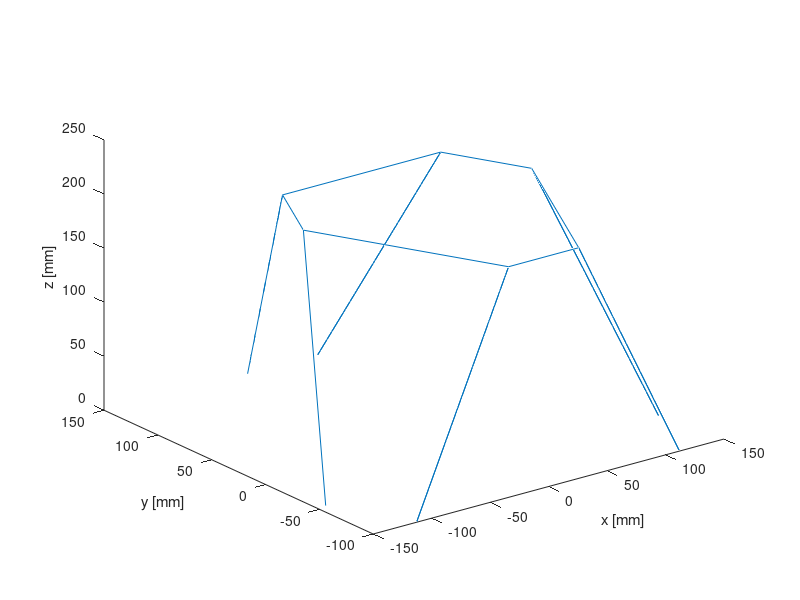

The MATLAB script that drew this image:
clc;

%desired position and orientation
p = [0; 0; 210];
a = 0;
b = 0;
y = 0;

a11 = cos(y)*cos(b);
a12 = (cos(y)*sin(b)*sin(a)) - (sin(y)*cos(a));
a13 = (cos(y)*sin(b)*cos(a)) + (sin(y)*sin(a));
a21 = sin(y)*cos(b);
a22 = (sin(y)*sin(b)*sin(a)) + (cos(y)*cos(a));
a23 = (sin(y)*sin(b)*cos(a)) - (cos(y)*sin(a));
a31 = -sin(b);
a32 = cos(b)*sin(a);
a33 = cos(b)*cos(a);

R = [a11 a12 a13; a21 a22 a23; a31 a32 a33];


%Punkter 
a1 = [-142.28; -47.5; 0];
a2 = [-112.28; -99.47; 0];
a3 = [112.28; -99.47; 0];
a4 = [142.28; -47.5; 0];
a5 = [30; 146.97; 0];
a6 = [-30; 146.97; 0];

b1 = [-97.61; 21.72; 0];
b2 = [-30; -95.39; 0];
b3 = [30; -95.39; 0];
b4 = [97.61; 21.72; 0];
b5 = [67.61; 73.68; 0];
b6 = [-67.61; 73.68; 0];



    %Calculate outputs
    s1 = p + R*b1 - a1;
    s2 = p + R*b2 - a2;
    s3 = p + R*b3 - a3;
    s4 = p + R*b4 - a4;
    s5 = p + R*b5 - a5;
    s6 = p + R*b6 - a6;
    
    length_s1 = sqrt(s1(1)^2 + s1(2)^2 + s1(3)^2);
    length_s2 = sqrt(s2(1)^2 + s2(2)^2 + s2(3)^2);
    length_s3 = sqrt(s3(1)^2 + s3(2)^2 + s3(3)^2);
    length_s4 = sqrt(s4(1)^2 + s4(2)^2 + s4(3)^2);
    length_s5 = sqrt(s5(1)^2 + s5(2)^2 + s5(3)^2);
    length_s6 = sqrt(s6(1)^2 + s6(2)^2 + s6(3)^2);

    X = [a1(1) s1(1)+a1(1) s2(1)+a2(1) a2(1) s2(1)+a2(1) s3(1)+a3(1) a3(1) s3(1)+a3(1) s4(1)+a4(1) a4(1) s4(1)+a4(1) s5(1)+a5(1) a5(1) s5(1)+a5(1) s6(1)+a6(1) a6(1) s6(1)+a6(1) s1(1)+a1(1)];
    Y = [a1(2) s1(2)+a1(2) s2(2)+a2(2) a2(2) s2(2)+a2(2) s3(2)+a3(2) a3(2) s3(2)+a3(2) s4(2)+a4(2) a4(2) s4(2)+a4(2) s5(2)+a5(2) a5(2) s5(2)+a5(2) s6(2)+a6(2) a6(2) s6(2)+a6(2) s1(2)+a1(2)];
    Z = [a1(3) s1(3)+a1(3) s2(3)+a2(3) a2(3) s2(3)+a2(3) s3(3)+a3(3) a3(3) s3(3)+a3(3) s4(3)+a4(3) a4(3) s4(3)+a4(3) s5(3)+a5(3) a5(3) s5(3)+a5(3) s6(3)+a6(3) a6(3) s6(3)+a6(3) s1(3)+a1(3)];
    
    plot3(X, Y, Z)
    xlabel('x [mm]')
    ylabel('y [mm]')
    zlabel('z [mm]')
   
    d1 = length_s1 - 207;
    d2 = length_s2 - 207;
    d3 = length_s3 - 207;
    d4 = length_s4 - 207;
    d5 = length_s5 - 207;
    d6 = length_s6 - 207; 

    %pause(0.01)
    
    %i= i + 1;
    
    %p(1) = p(1) + 0.04;
